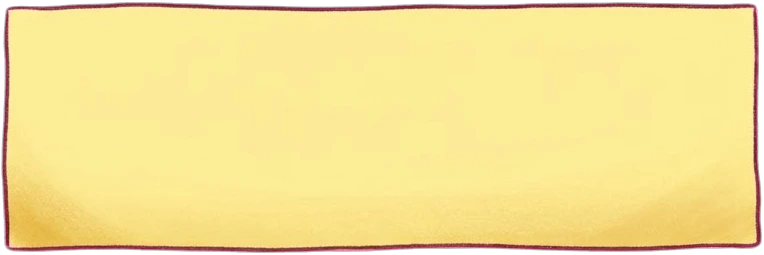
#> input picture assets/ui/deduce-note-3.webp, 764 x 255 px, given in place of deduce-notes-higgsfield-original.png, which was not available
$ python cut-deduce-notes.py
#> lines starting #> are read from the running program, lines starting #| are printed output that depends on the picture
"""Cut the deduction board's O/X sticky notes out of the Higgsfield sheet (assets/ui/deduce-notes-higgsfield-original.png,
four notes stacked on magenta) into assets/ui/deduce-note-<1..4>.webp, the magenta keyed out as in
scripts/cut-casekey-pieces.py. Run from the project folder: python scripts/cut-deduce-notes.py"""
from PIL import Image

def key(im):
    W, H = im.size
#> W = 764; H = 255
    out = Image.new('RGBA', im.size)
#> out: PIL image 764x255 RGBA; every value is 0
    src, dst = im.load(), out.load()
    for y in range(H):
        for x in range(W):
            r, g, b = src[x, y]
            k = min(r, b) - g                      # 255 on pure magenta, below 0 on the drawing
            a = 1.0 if k < 60 else 0.0 if k > 170 else (170 - k) / 110
            if a <= 0: dst[x, y] = (0, 0, 0, 0); continue
            if a < 1:                              # un-mix the magenta from the edge
                r = (r - (1 - a) * 255) / a; b = (b - (1 - a) * 255) / a
            dst[x, y] = (max(0, min(255, round(r))), g, max(0, min(255, round(b))), round(a * 255))
    return out

sheet = key(Image.open('assets/ui/deduce-notes-higgsfield-original.png').convert('RGB'))
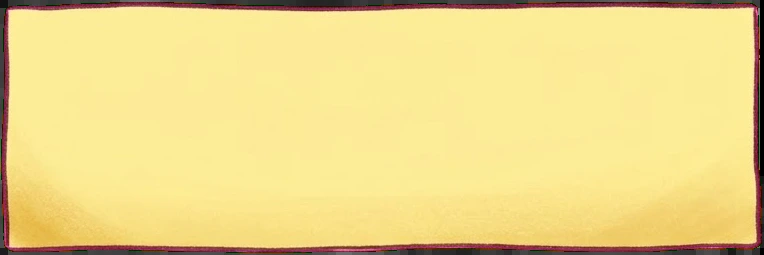
#> sheet: PIL image 764x255 RGBA; mean R, G, B, A 236.4, 215.3, 136.7, 255
W, H = sheet.size
#> W = 764; H = 255
mask = sheet.getchannel('A').point(lambda v: 255 if v > 64 else 0)
#> mask: PIL image 764x255 L; every value is 255
# the rows that hold a note (more than a third of the row drawn), in runs: one run per note
px = mask.load()
full = [sum(1 for x in range(0, W, 4) if px[x, y]) * 4 > W / 3 for y in range(H)]
#> full = 255 items, first 6: True, True, True, True, True, True
runs, start = [], None
for y, on in enumerate(full + [False]):
    if on and start is None: start = y
    if not on and start is not None: runs.append((start, y)); start = None
#> this loop made 256 passes
#> after the loop, runs = [(0, 255)]
for n, (t, b) in enumerate(runs, 1):
    part = sheet.crop((0, max(t - 6, 0), W, min(b + 6, H)))
    l, tt, r, bb = part.getchannel('A').point(lambda v: 255 if v > 64 else 0).getbbox()
    part = part.crop((max(l - 2, 0), max(tt - 2, 0), r + 2, bb + 2))
    part.save(f'assets/ui/deduce-note-{n}.webp', quality=92)
    print(n, part.size)
#> this loop made 1 pass
#> (n, t, b, l, tt, r, bb) on pass 1: (1, 0, 255, 0, 0, 764, 255)
#| 1 (766, 257)
#> pass 1, `part = part.crop((max(l - 2, 0), max(tt - 2, 0), r + 2, bb + 2))`:
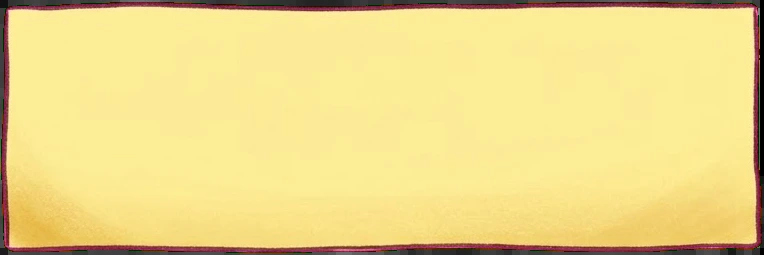
#> part: PIL image 766x257 RGBA; mean R, G, B, A 233.9, 213, 135.3, 252.4; transparent parts drawn white

$ run again, on assets/characters/holly-mae-nico-higgsfield-original.jpg
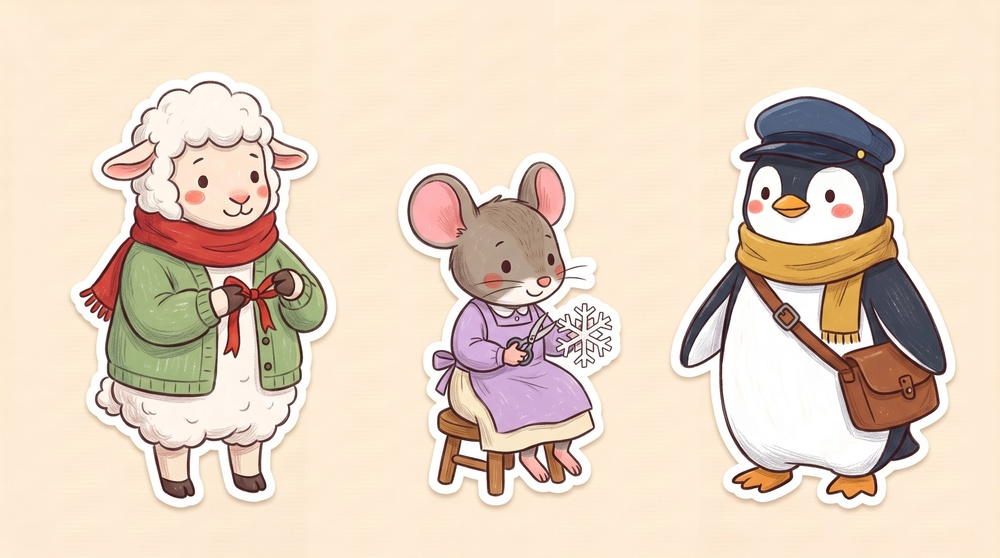
#> input picture assets/characters/holly-mae-nico-higgsfield-original.jpg, 1000 x 558 px, shrunk from 2752 x 1536 before the run, given in place of deduce-notes-higgsfield-original.png, which was not available
#> in key, `W, H = im.size`: W = 1000; H = 558
#> out: PIL image 1000x558 RGBA; every value is 0
#> mask: PIL image 1000x558 L; every value is 255
#> full = 558 items, first 6: True, True, True, True, True, True
#> the loop `for y, on in enumerate(full + [False]):` made 559 passes
#> after the loop `for y, on in enumerate(full + [False]):`: runs = [(0, 558)]
#> the loop `for n, (t, b) in enumerate(runs, 1):` made 1 pass
#> (n, t, b, l, tt, r, bb) on pass 1: (1, 0, 558, 0, 0, 1000, 558)
#> (printed output is left out)
#> pass 1, `part = part.crop((max(l - 2, 0), max(tt - 2, 0), r + 2, bb + 2))`:
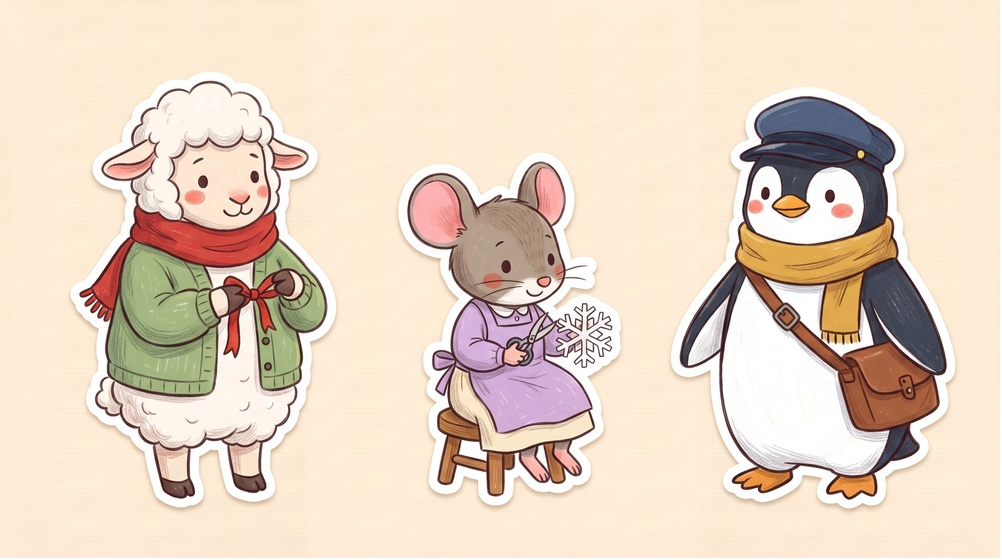
#> part: PIL image 1002x560 RGBA; mean R, G, B, A 229.2, 210.6, 192.7, 253.6; transparent parts drawn white

$ run again, on assets/characters/owen-sad-original.jpg
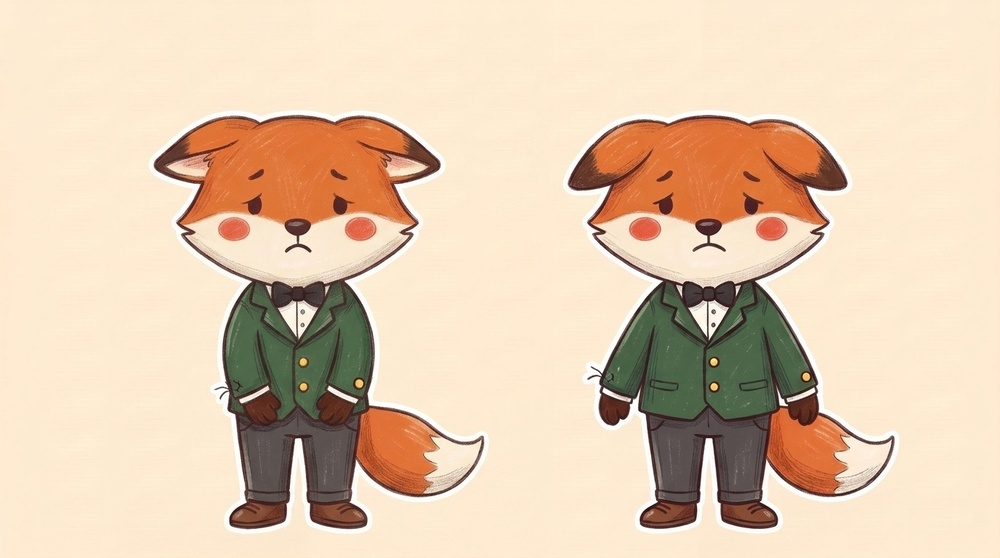
#> input picture assets/characters/owen-sad-original.jpg, 1000 x 558 px, shrunk from 1376 x 768 before the run, given in place of deduce-notes-higgsfield-original.png, which was not available
#> in key, `W, H = im.size`: W = 1000; H = 558
#> out: PIL image 1000x558 RGBA; every value is 0
#> mask: PIL image 1000x558 L; every value is 255
#> full = 558 items, first 6: True, True, True, True, True, True
#> the loop `for y, on in enumerate(full + [False]):` made 559 passes
#> after the loop `for y, on in enumerate(full + [False]):`: runs = [(0, 558)]
#> the loop `for n, (t, b) in enumerate(runs, 1):` made 1 pass
#> (n, t, b, l, tt, r, bb) on pass 1: (1, 0, 558, 0, 0, 1000, 558)
#> (printed output is left out)
#> pass 1, `part = part.crop((max(l - 2, 0), max(tt - 2, 0), r + 2, bb + 2))`:
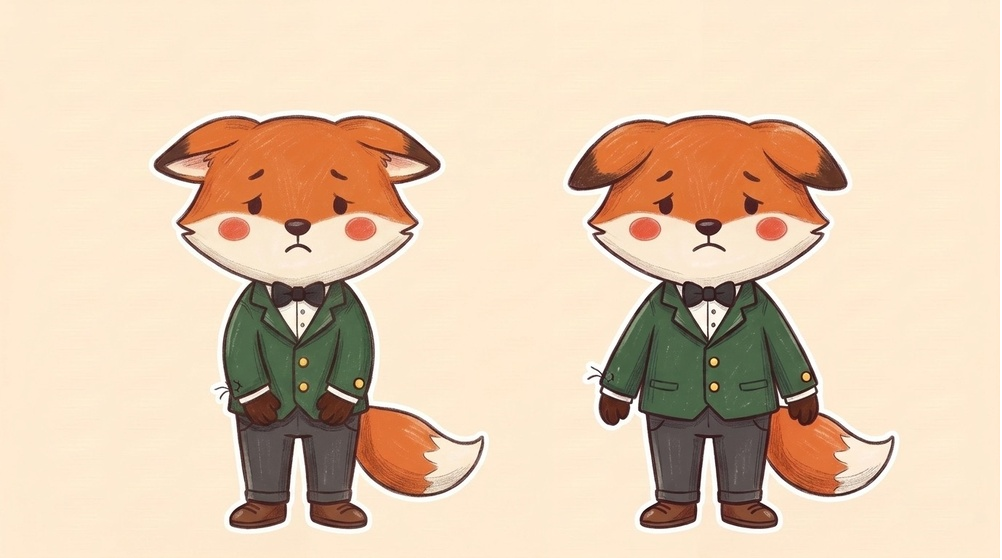
#> part: PIL image 1002x560 RGBA; mean R, G, B, A 225.5, 201.5, 176.3, 253.6; transparent parts drawn white
